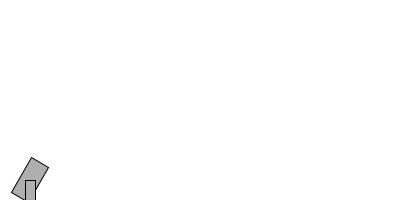
Frame 1 (no input)
Frame 60 (the mouse pressed at the canvas centre just before this capture): identical to frame 1, image omitted
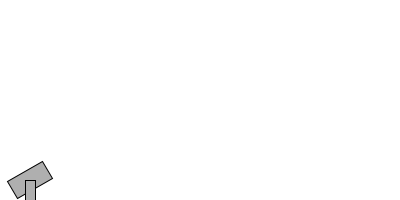
Frame 120 (the mouse held since frame 60 and released just before this capture)

The Processing sketch that drew these frames (run headless with seeded random() and noise(); from frame 60 on, the mouse is pressed at the canvas centre):

// Processing sketch: pipe
// ── pipe.pde

class Pipe {

  PVector location;
  float pipeWidth = 40, pipeHeight = 20; 
  float minAngle = 0, maxAngle = 60;
  float angle = 0;
  
  Pipe() {
    location = new PVector(10 + pipeWidth / 2, height - 10 - pipeHeight / 2);
  } 
  
  void display() {
    stroke(0);
    fill(175);
    
    pushMatrix();
    rectMode(CENTER);
    translate(location.x, location.y);
    rotate(radians(-1 * angle));
    rect(0, 0, pipeWidth, pipeHeight);
    popMatrix();
    
    rect(location.x, location.y + pipeHeight, 10, 40);
  } 
  
  void update() {
    angle = map(mouseY, 0, height, maxAngle, minAngle);  
  }
  
}

// ── pipeRunner.pde
Pipe pipe;

void setup() {
  size(400, 200);
  pipe = new Pipe();
}

void draw() {
  background(255);
  pipe.update();
  pipe.display();
}
